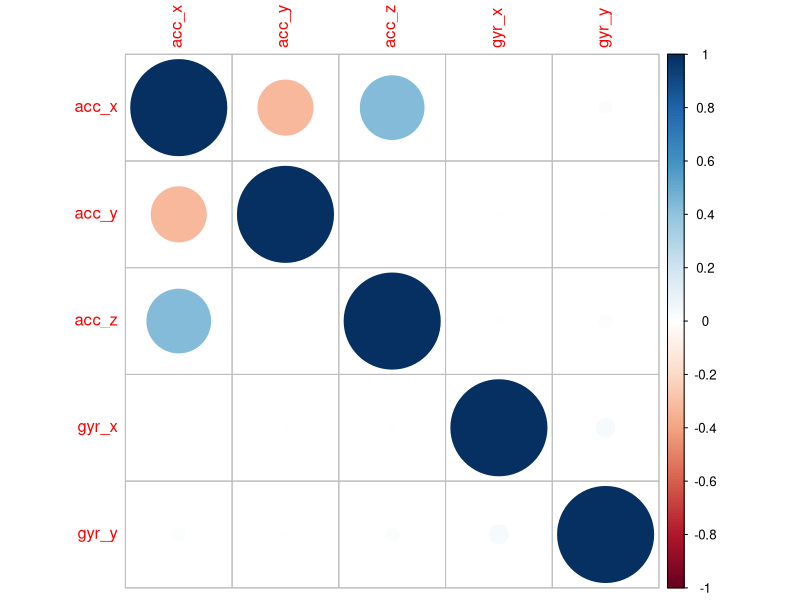
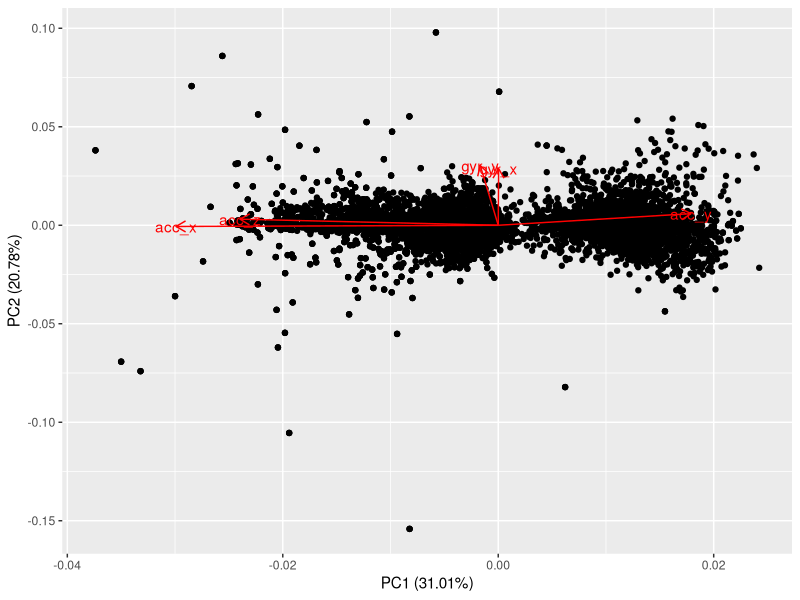
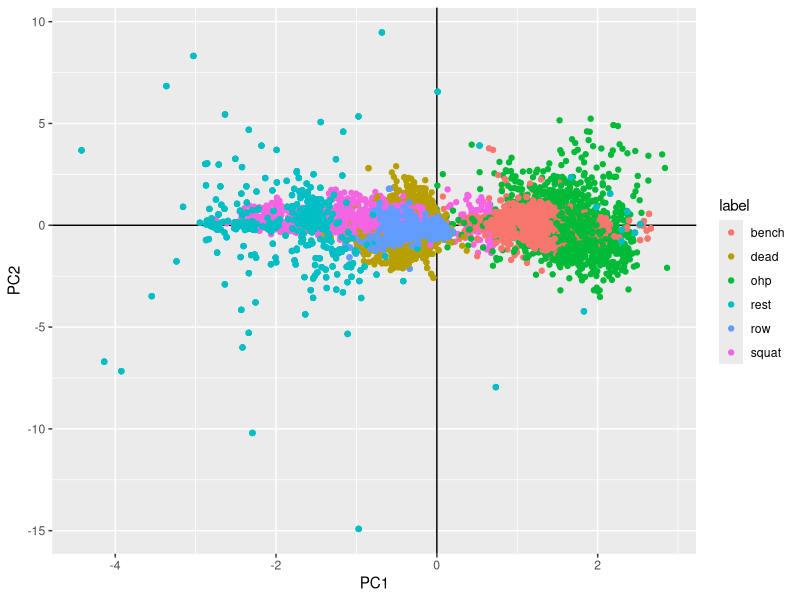
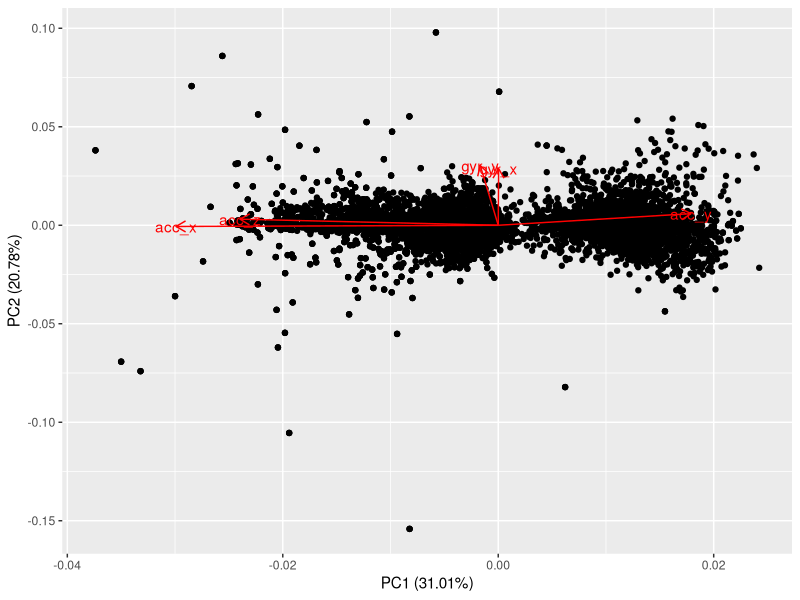
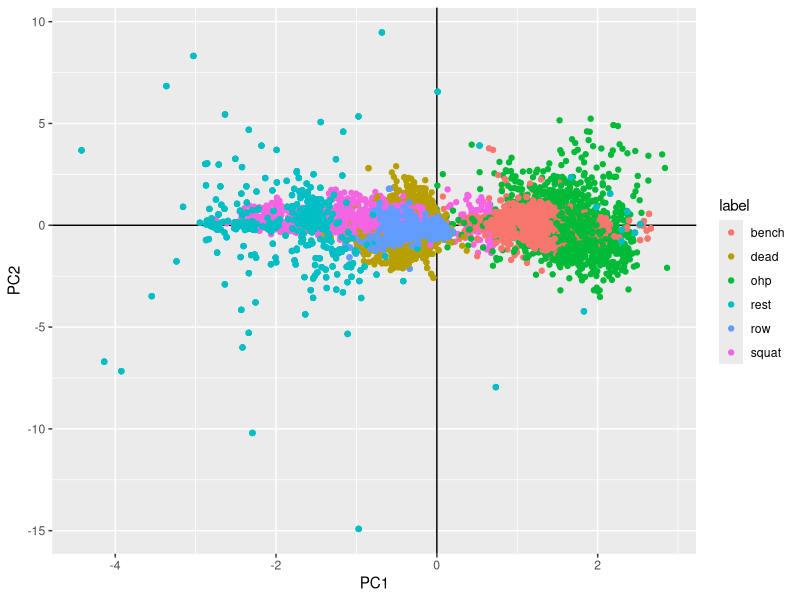

These figures' R source, in order:
## ---- chunk 1

knitr::opts_chunk$set(
	echo = TRUE,
	fig.height = 3,
	fig.width = 4,
	message = FALSE,
	comment = NA)
knitr::opts_knit$set(root.dir='~/Developer/MSDS_Classes/Projects/Machine Learning/fitness_tracker/')

# COMMENT OUT THE LINE BELOW IF YOU DO NOT WISH TO USE AN EXTERNAL R SCRIPT
#knitr::read_chunk("test.R")
set.seed(123)

## ---- chunk 2

library(ggplot2)
library(psych)
library(corrplot)
library(ggfortify)
library(tidyverse)

## ---- chunk 3
df <- read.csv('../data/interim/processed_data.csv')
head(df)
## ---- chunk 4
describe(df)
## ---- chunk 5
# Normalizing the dataset
df_std <- df
df_std[, 2:6] <- scale(df_std[, 2:6])
describe(df_std)
## ---- chunk 6
df_cor <- cor(df_std[, 2:6]) 

round(df_cor,2)
## ---- chunk 7
corrplot(df_cor)
## ---- chunk 8
# Performing PCA 

df_pc <- prcomp(df_std[, 2:6])
summary(df_pc)


## ---- chunk 9
loadings <- df_pc$rotation
round(loadings, 3)
## ---- chunk 10
# computing the scores

computed_x <- as.matrix(df_std[, 2:6]) %*% as.matrix(loadings)
head(computed_x)
head(df_pc$x)

## ---- chunk 11
# Generating loadings plot
pca_plot <- autoplot(df_pc, data = df_std, loadings = TRUE, loadings.label = TRUE)  
pca_plot
## ---- chunk 12
ggsave(pca_plot,
       filename = "pca_1.png",
       device = "png")
## ---- chunk 13
df_score <- cbind(df, df_pc$x) # PCA scores
head(df_score)
## ---- chunk 14
scores_plot <- ggplot(df_score) +
  geom_vline(xintercept = 0) +
  geom_hline(yintercept = 0) + 
  geom_point(aes(x = PC1, 
                 y = PC2,
                 color = label))

scores_plot
## ---- chunk 15
ggsave(scores_plot,
       filename = "pca_2.png",
       device = "png")
## ---- chunk 16

## ---- chunk 17

## ---- chunk 18

## ---- chunk 19

## ---- chunk 20

## ---- chunk 21

## ---- chunk 22
